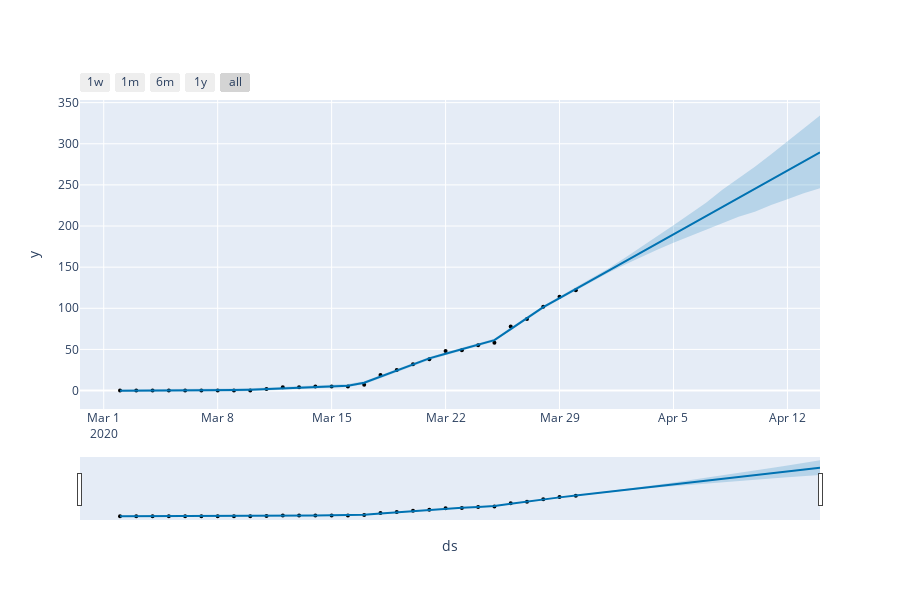

Here is the notebook cell this chart was saved with:
### Code cell
fig = plot_plotly(m, forecast)
py.iplot(fig) 

fig = m.plot(forecast)
a = add_changepoints_to_plot(fig.gca(), m, forecast)
